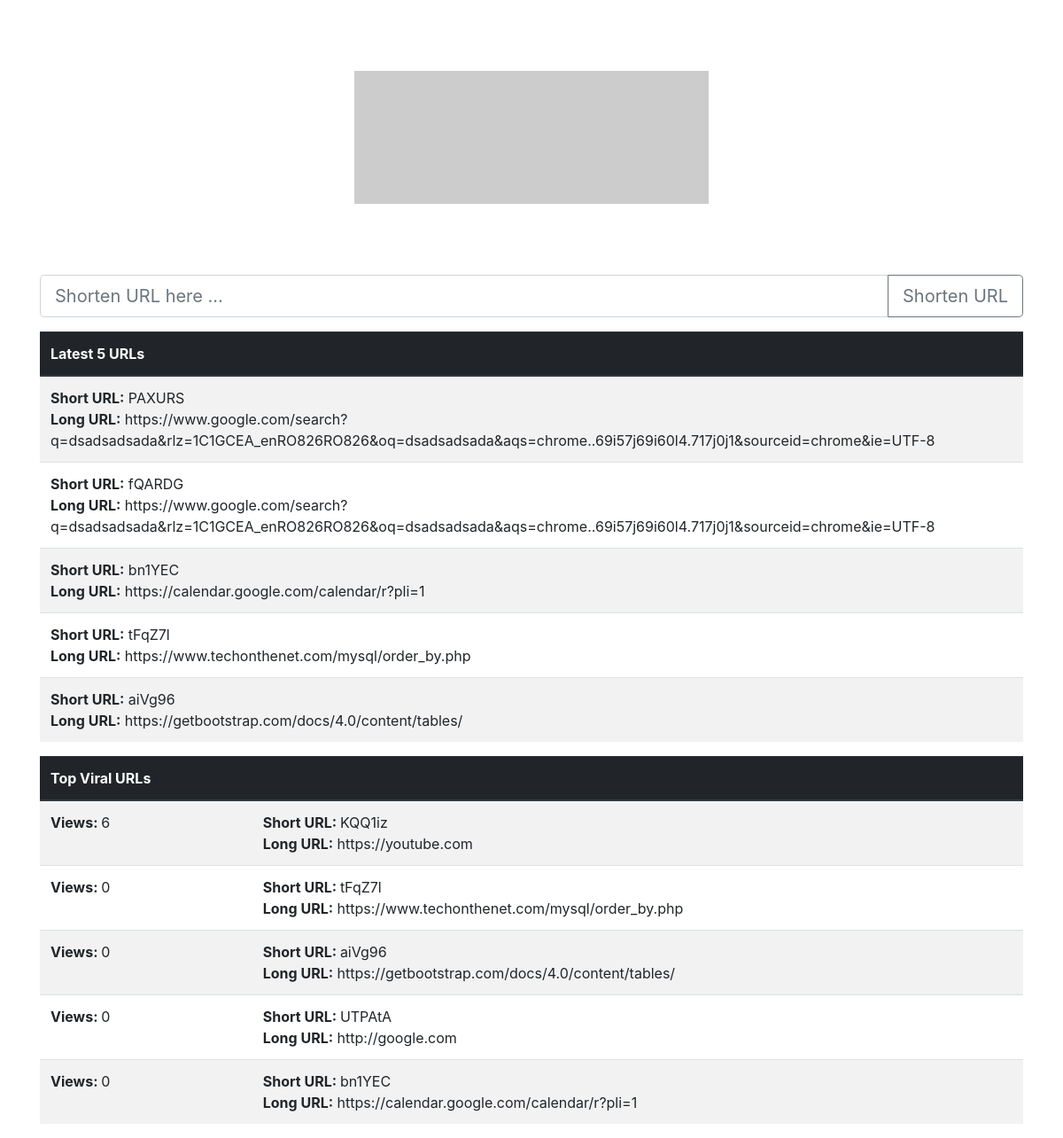
The page / on the database its author committed.
### tables this page shows
CREATE TABLE IF NOT EXISTS `short_url` (
  `id` int(11) NOT NULL AUTO_INCREMENT,
  `short_url` varchar(6) NOT NULL,
  `long_url` text NOT NULL,
  `views` int(11) NOT NULL DEFAULT '0',
  PRIMARY KEY (`id`)
);

### index.php (the view, shortened to what this page needs)
<?php
require_once('config.php');
?>
<!doctype html>
<html lang="en">
  <head>
    <link rel="stylesheet" href="https://stackpath.bootstrapcdn.com/bootstrap/4.1.3/css/bootstrap.min.css">
    <link rel="stylesheet" href="style.css">
  </head>
  <body>
    <div class="container">
        <div class="row">
            <div class="col-sm">
                <center><a href="http://sho.rt"><img class="short-logo" src="http://placehold.it/400x150"></a></center>
            </div>
        </div>
        <div class="row">
            <div class="col-sm">
            <form action="shorten.php" method="POST">
                <div class="input-group input-group-lg mb-3">
                    <input name="url" type="text" class="form-control" placeholder="Shorten URL here ..." aria-describedby="shortenURL">
                    <div class="input-group-append">
                        <button class="btn btn-outline-secondary" type="submit" id="shortenURL">
                            Shorten URL
                        </button>
                    </div>
                </div>
            </form>
<?php
    $get_views = "select * from short_url order by id DESC limit 5";
    $rez_get_views = $conn->query($get_views);
    echo '<table class="table table-striped">';
    echo '<thead class="thead-dark"><tr><th scope="col">Latest 5 URLs</th></tr></thead>';
    while($row = $rez_get_views->fetch_assoc()) {
        $short_url = $row['short_url'];
        $long_url = $row['long_url'];
        echo "<tr>";
        echo "<td><b>Short URL:</b> $short_url<br> <b>Long URL:</b> $long_url</td>";
        echo "</tr>";
    }
    echo '</table>';
    $get_views = "select * from short_url order by views DESC limit 5";
    $rez_get_views = $conn->query($get_views);
    echo '<table class="table table-striped">';
    echo '<thead class="thead-dark"><tr><th scope="col">Top Viral URLs</th><th></th></tr></thead>';
    while($row = $rez_get_views->fetch_assoc()) {
        $short_url = $row['short_url'];
        $long_url = $row['long_url'];
        $views = $row['views'];
        echo "<tr>";
        echo "<td><b>Views: </b>$views<br> </td>";
        echo "<td><b>Short URL: </b> $short_url <br> <b>Long URL:</b> $long_url</td>";
        echo "</tr>";
    }
    echo '</table>';
?>
            </div>
        </div>
    </div>
  </body>
</html>

### style.css (style rules this page uses)
.short-logo { padding: 80px 0; }

### rows shown on the page
short_url: short_url "PAXURS", long_url "https://www.google.com/search?q=dsadsadsada&rlz=1C1GCEA_enRO826RO826&oq=dsadsadsada&aqs=chrome..69i57j69i60l4.717j0j1&sourceid=chrome&ie=UTF-8"
short_url: short_url "fQARDG", long_url "https://www.google.com/search?q=dsadsadsada&rlz=1C1GCEA_enRO826RO826&oq=dsadsadsada&aqs=chrome..69i57j69i60l4.717j0j1&sourceid=chrome&ie=UTF-8"
short_url: short_url "bn1YEC", long_url "https://calendar.google.com/calendar/r?pli=1", views "0"
short_url: short_url "tFqZ7l", long_url "https://www.techonthenet.com/mysql/order_by.php", views "0"
short_url: short_url "aiVg96", long_url "https://getbootstrap.com/docs/4.0/content/tables/", views "0"
short_url: views "6", short_url "KQQ1iz", long_url "https://youtube.com"
short_url: views "0", short_url "UTPAtA", long_url "http://google.com"
